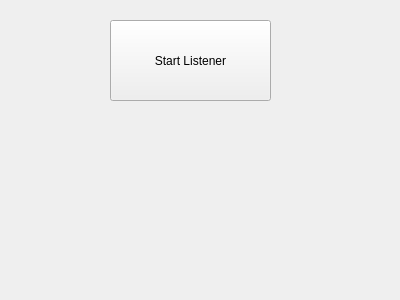
<?xml version="1.0" encoding="UTF-8"?>
<ui version="4.0">
 <class>MainWindow</class>
 <widget class="QMainWindow" name="MainWindow">
  <property name="geometry">
   <rect>
    <x>0</x>
    <y>0</y>
    <width>400</width>
    <height>300</height>
   </rect>
  </property>
  <property name="windowTitle">
   <string>MainWindow</string>
  </property>
  <widget class="QWidget" name="centralWidget">
   <widget class="QPushButton" name="pbStartListener">
    <property name="geometry">
     <rect>
      <x>110</x>
      <y>20</y>
      <width>161</width>
      <height>81</height>
     </rect>
    </property>
    <property name="text">
     <string>Start Listener</string>
    </property>
   </widget>
  </widget>
 </widget>
 <layoutdefault spacing="6" margin="11"/>
 <resources/>
 <connections/>
</ui>
